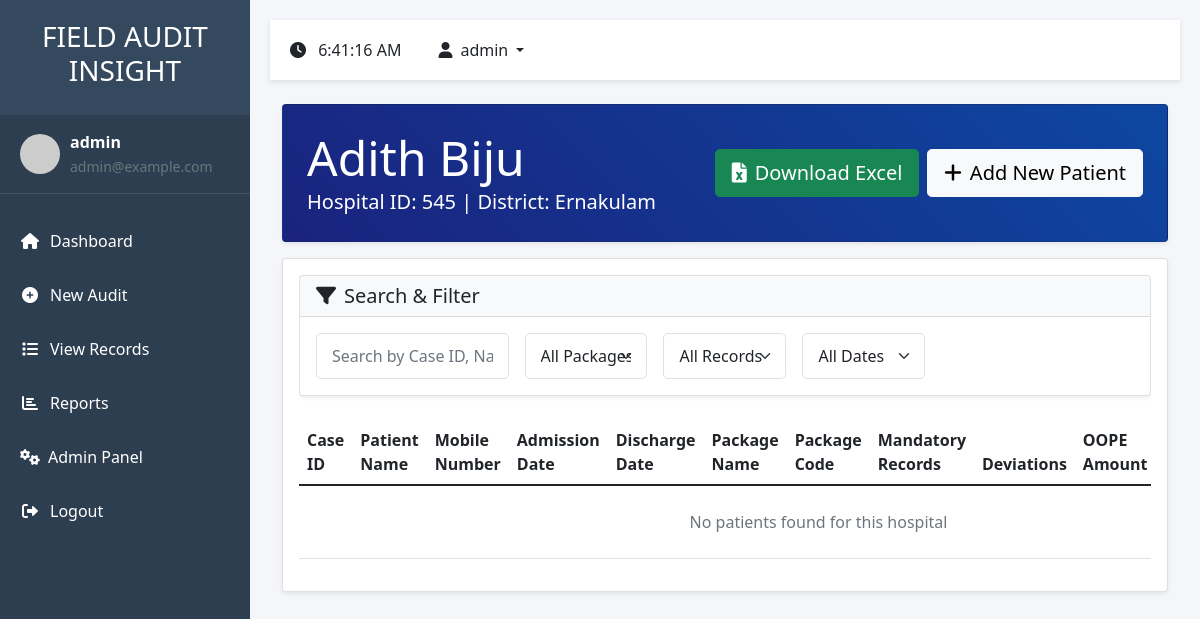
/audit/hospitals/545/patients/ (signed in), run on the app's committed database.
### audit/models.py (models this page shows, shortened)
class FieldAudit(models.Model):
    STATUS_CHOICES = [
        ('Pending', 'Pending'),
        ('In Progress', 'In Progress'),
        ('Completed', 'Completed'),
    ]
    EHCP_TYPES = [
        ('Public', 'Public'),
        ('Private', 'Private'),
    ]
    district = models.ForeignKey(District, on_delete=models.PROTECT)
    hospital_id = models.CharField(max_length=50)
    ehcp_name = models.CharField(max_length=200)
    ehcp_type = models.CharField(max_length=10, choices=EHCP_TYPES)
    auditor_name = models.CharField(max_length=100)
    designation = models.CharField(max_length=100)
    visit_date = models.DateField()
    visit_time = models.TimeField()
    current_location = models.CharField(max_length=200)
    latitude = models.DecimalField(max_digits=9, decimal_places=6, null=True, blank=True)
    longitude = models.DecimalField(max_digits=9, decimal_places=6, null=True, blank=True)
    ekgp_patients = models.IntegerField(default=0)
    pmjay_patients = models.IntegerField(default=0)
    beneficiaries = models.IntegerField(default=0)
    findings_type = models.CharField(
        max_length=50,
        choices=[
            ('audit_findings', 'AUDIT FINDINGS'),
            ('hnqa_related', 'HNQA RELATED'),
            ('other_fraudulent_activities', 'ANY OTHER FRAUDULENT ACTIVITIES')
        ],
        null=True,
        blank=True,
        default=None
    )
    audit_findings_value = models.CharField(max_length=3, choices=[('Yes', 'Yes'), ('No', 'No')], null=True, blank=True)
    finding_type = models.CharField(max_length=50, null=True, blank=True)
    abuse_type = models.CharField(max_length=50, null=True, blank=True)
    oope_type = models.CharField(max_length=50, null=True, blank=True)
    hnqa_value = models.CharField(max_length=3, choices=[('Yes', 'Yes'), ('No', 'No')], null=True, blank=True)
    hnqa_type = models.CharField(max_length=50, null=True, blank=True)
    infrastructure_type = models.CharField(max_length=50, null=True, blank=True)
    hr_type = models.CharField(max_length=50, null=True, blank=True)
    services_type = models.CharField(max_length=50, null=True, blank=True)
    fraudulent_value = models.CharField(max_length=3, choices=[('Yes', 'Yes'), ('No', 'No')], null=True, blank=True)
    fraudulent_type = models.CharField(max_length=100, null=True, blank=True)
    signature = models.TextField(null=True, blank=True)  # Store base64 signature data
    photos = models.JSONField(null=True, blank=True)  # Store list of photo paths
    infrastructure_score = models.IntegerField(default=0)
    service_score = models.IntegerField(default=0)
    documentation_score = models.IntegerField(default=0)
    feedback_score = models.IntegerField(default=0)
    status = models.CharField(max_length=20, choices=STATUS_CHOICES, default='Pending')
    observations = models.TextField(blank=True)
    recommendations = models.TextField(blank=True)
    created_at = models.DateTimeField(auto_now_add=True)
    updated_at = models.DateTimeField(auto_now=True)
    class Meta:
        ordering = ['-visit_date', 'ehcp_name']

class District(models.Model):
    name = models.CharField(max_length=100, unique=True)
    class Meta:
        ordering = ['name']

### audit/views.py (the view, shortened to what this page needs)
# urls.py: path('audit/hospitals/<str:hospital_id>/patients/', views.hospital_patients, name='hospital_patients'),
@login_required
def hospital_patients(request, hospital_id):
    try:
        hospital = FieldAudit.objects.filter(hospital_id=hospital_id).latest('visit_date')
    except FieldAudit.DoesNotExist:
        hospital = None
    patients = Patient.objects.filter(
        audit__hospital_id=hospital_id
    ).select_related('audit').order_by('-admission_date')
    districts = District.objects.all()
    context = {
        'hospital': hospital,
        'patients': patients,
        'hospital_id': hospital_id,
        'districts': districts
    }
    return render(request, 'audit/hospital_patients.html', context)

### audit/templates/audit/hospital_patients.html (shortened to what this page needs)
{% extends 'audit/base.html' %}
{% load static %}
{% block content %}
<div class="container-fluid">
    <div class="card bg-gradient-primary text-white mb-3">
        <div class="card-body p-4">
            <div class="d-flex justify-content-between align-items-center">
                <div>
                    {% if hospital %}
                    <h1 class="display-5 mb-0">{{ hospital.ehcp_name }}</h1>
                    <p class="lead mb-0">Hospital ID: {{ hospital.hospital_id }} | District: {{ hospital.district.name }}</p>
                    {% else %}
                    <h1 class="display-5 mb-0">New Hospital</h1>
                    <p class="lead mb-0">Hospital ID: {{ hospital_id }}</p>
                    {% endif %}
                </div>
                {% if hospital %}
                <div class="d-flex gap-2">
                    <a href="{% url 'download_patient_excel' hospital.hospital_id %}" class="btn btn-success btn-lg">
                        <i class="fas fa-file-excel me-2"></i>Download Excel
                    </a>
                    <button class="btn btn-light btn-lg" data-bs-toggle="modal" data-bs-target="#addPatientModal">
                        <i class="fas fa-plus me-2"></i>Add New Patient
                    </button>
                </div>
                {% endif %}
            </div>
        </div>
    </div>
    {% if hospital %}
    <div class="card">
        <div class="card-body">
            <div class="table-responsive">
                <table class="table table-hover">
                    <thead>
                        <tr>
                            <th>Case ID</th>
                            <th>Patient Name</th>
                            <th>Mobile Number</th>
                            <th>Admission Date</th>
                            <th>Discharge Date</th>
                            <th>Package Name</th>
                            <th>Package Code</th>
                            <th>Mandatory Records</th>
                            <th>Deviations</th>
                            <th>OOPE Amount</th>
                        </tr>
                    </thead>
                    <tbody>
                        {% for patient in patients %}
                        <tr data-patient-id="{{ patient.id }}">
                            <td>{{ patient.case_id }}</td>
                            <td>{{ patient.patient_name }}</td>
                            <td>{{ patient.mobile_number }}</td>
                            <td>{{ patient.admission_date|date:"d/m/Y" }}</td>
                            <td>{{ patient.discharge_date|date:"d/m/Y" }}</td>
                            <td>{{ patient.package_name }}</td>
                            <td>{{ patient.package_code }}</td>
                            <td>
                                {% if patient.missing_records %}
                                    <span class="badge bg-danger">No</span>
                                {% else %}
                                    <span class="badge bg-success">Yes</span>
                                {% endif %}
                            </td>
                            <td>
                                {% if patient.deviations %}
                                    <ul class="list-unstyled mb-0">
                                        {% for deviation in patient.deviations %}
                                            <li class="text-warning">{{ deviation|title }}</li>
                                        {% endfor %}
                                    </ul>
                                {% else %}
                                    <span class="badge bg-success">None</span>
                                {% endif %}
                            </td>
                            <td>₹{{ patient.total_oope|default:"0" }}</td>
                            <td>
                                <div class="btn-group">
                                    {% if patient.patient_photo %}
                                        <a href="{{ patient.patient_photo.url }}" target="_blank" class="btn btn-sm btn-outline-primary" title="View Patient Photo">
                                            <i class="fas fa-user-circle"></i>
                                        </a>
                                    {% endif %}
                                    {% if patient.case_file %}
                                        <a href="{{ patient.case_file.url }}" target="_blank" class="btn btn-sm btn-outline-info" title="View Case File">
                                            <i class="fas fa-file-medical"></i>
                                        </a>
                                    {% endif %}
                                    {% if patient.discharge_summary %}
                                        <a href="{{ patient.discharge_summary.url }}" target="_blank" class="btn btn-sm btn-outline-success" title="View Discharge Summary">
                                            <i class="fas fa-file-medical-alt"></i>
                                        </a>
                                    {% endif %}
                                    {% if patient.bills_documents %}
                                        <a href="{{ patient.bills_documents.url }}" target="_blank" class="btn btn-sm btn-outline-warning" title="View Bills & Documents">
                                            <i class="fas fa-file-invoice-dollar"></i>
                                        </a>
                                    {% endif %}
                                </div>
                            </td>
                            <td>
                                <div class="btn-group">
                                    <button class="btn btn-info btn-sm"
                                            onclick="viewPatient('{{ patient.id }}')"
                                            title="View Details">
                                        <i class="fas fa-eye"></i>
                                    </button>
                                    <button class="btn btn-primary btn-sm"
                                            onclick="editPatient('{{ patient.id }}')"
                                            title="Edit">
                                        <i class="fas fa-edit"></i>
                                    </button>
                                    <button class="btn btn-danger btn-sm"
                                            onclick="deletePatient('{{ patient.id }}')"
                                            title="Delete">
                                        <i class="fas fa-trash"></i>
                                    </button>
                                </div>
                            </td>
                        </tr>
                        {% empty %}
                        <tr>
                            <td colspan="12" class="text-center py-4">
                                <p class="text-muted mb-0">No patients found for this hospital</p>
                            </td>
                        </tr>
                        {% endfor %}
                    </tbody>
                </table>
            </div>
        </div>
    </div>
    {% endif %}
</div>
{% endblock %}

### audit/templates/audit/base.html (shortened to what this page needs)
<!DOCTYPE html>
<html lang="en">
<head>
    <link href="https://cdn.jsdelivr.net/npm/bootstrap@5.1.3/dist/css/bootstrap.min.css" rel="stylesheet">
    <link href="https://cdnjs.cloudflare.com/ajax/libs/font-awesome/6.0.0/css/all.min.css" rel="stylesheet">
</head>
<body>
    <nav id="sidebar">
        <div class="sidebar-header">
            <h3>FIELD AUDIT INSIGHT</h3>
        </div>
        {% if user.is_authenticated %}
        <div class="user-profile">
            <img src="https://ui-avatars.com/api/?name={{ user.username }}&background=random" alt="Profile">
            <div>
                <div class="fw-bold">{{ user.username }}</div>
                <small class="text-muted">{{ user.email }}</small>
            </div>
        </div>
        {% endif %}
        <ul class="list-unstyled components">
            <li class="{% if request.path == '/' %}active{% endif %}">
                <a href="{% url 'home' %}">
                    <i class="fas fa-home"></i>Dashboard
                </a>
            </li>
            {% if user.is_authenticated %}
            <li class="{% if 'audit/new' in request.path %}active{% endif %}">
                <a href="{% url 'audit_form' %}">
                    <i class="fas fa-plus-circle"></i>New Audit
                </a>
            </li>
            <li class="{% if 'records' in request.path %}active{% endif %}">
                <a href="{% url 'view_records' %}">
                    <i class="fas fa-list"></i>View Records
                </a>
            </li>
            <li class="{% if 'report' in request.path %}active{% endif %}">
                <a href="{% url 'report' %}">
                    <i class="fas fa-chart-bar"></i>Reports
                </a>
            </li>
            {% if user.is_superuser %}
            <li class="nav-item">
                <a class="nav-link" href="{% url 'admin_panel' %}">
                    <i class="fas fa-cogs me-2"></i>Admin Panel
                </a>
            </li>
            {% endif %}
            <li>
                <a href="{% url 'logout' %}">
                    <i class="fas fa-sign-out-alt"></i>Logout
                </a>
            </li>
            {% else %}
            <li class="{% if 'login' in request.path %}active{% endif %}">
                <a href="{% url 'login' %}">
                    <i class="fas fa-sign-in-alt"></i>Login
                </a>
            </li>
            {% endif %}
        </ul>
    </nav>
    <div id="content">
        <div class="top-header mb-4">
            <div class="d-flex align-items-center">
                <div class="me-3">
                    <i class="fas fa-clock me-2"></i>
                    <span id="currentTime"></span>
                </div>
                {% if user.is_authenticated %}
                <div class="dropdown">
                    <button class="btn btn-custom dropdown-toggle" type="button" id="userDropdown" data-bs-toggle="dropdown">
                        <i class="fas fa-user me-2"></i>{{ user.username }}
                    </button>
                </div>
                {% endif %}
            </div>
        </div>
        <div class="fade-in">
            {% block content %}{% endblock %}
        </div>
    </div>
</body>
</html>

### audit/templates/audit/base.html (style rules this page uses)
:root { --sidebar-width: 250px; --header-height: 60px; --primary-color: #2c3e50; --secondary-color: #34495e; --accent-color: #3498db; }
body { font-family: 'Segoe UI', Tahoma, Geneva, Verdana, sans-serif; background-color: #f5f6fa; overflow-x: hidden; }
#sidebar { position: fixed; width: var(--sidebar-width); height: 100vh; background: var(--primary-color); color: white; transition: all 0.3s; z-index: 1000; }
#sidebar .sidebar-header { padding: 20px; background: var(--secondary-color); text-align: center; }
#sidebar ul.components { padding: 20px 0; }
#sidebar ul li a { padding: 15px 20px; display: block; color: white; text-decoration: none; transition: all 0.3s; }
#sidebar ul li a i { margin-right: 10px; width: 20px; text-align: center; }
#content { margin-left: var(--sidebar-width); padding: 20px; min-height: 100vh; transition: all 0.3s; }
.top-header { height: var(--header-height); background: white; box-shadow: 0 2px 5px rgba(0,0,0,0.1); padding: 0 20px; display: flex; align-items: center; justify-content: space-between; position: sticky; top: 0; z-index: 900; }
.btn-custom { padding: 10px 20px; border-radius: 5px; font-weight: 500; transition: all 0.3s; }
.user-profile { display: flex; align-items: center; padding: 15px 20px; border-bottom: 1px solid rgba(255,255,255,0.1); }
.user-profile img { width: 40px; height: 40px; border-radius: 50%; margin-right: 10px; }
.fade-in { animation: fadeIn 0.5s ease-in; }

### audit/templates/audit/hospital_patients.html (style rules this page uses)
.bg-gradient-primary { background: linear-gradient(45deg, #1a237e, #0d47a1); }
.card { box-shadow: 0 0.125rem 0.25rem rgba(0, 0, 0, 0.075); margin-bottom: 1.5rem; }

### data on the page
FieldAudit: ehcp_name "Adith Biju", hospital_id "545", district.name "Ernakulam"

### other printed values
{{ user.username }} "admin"
{{ user.email }} "admin@example.com"
